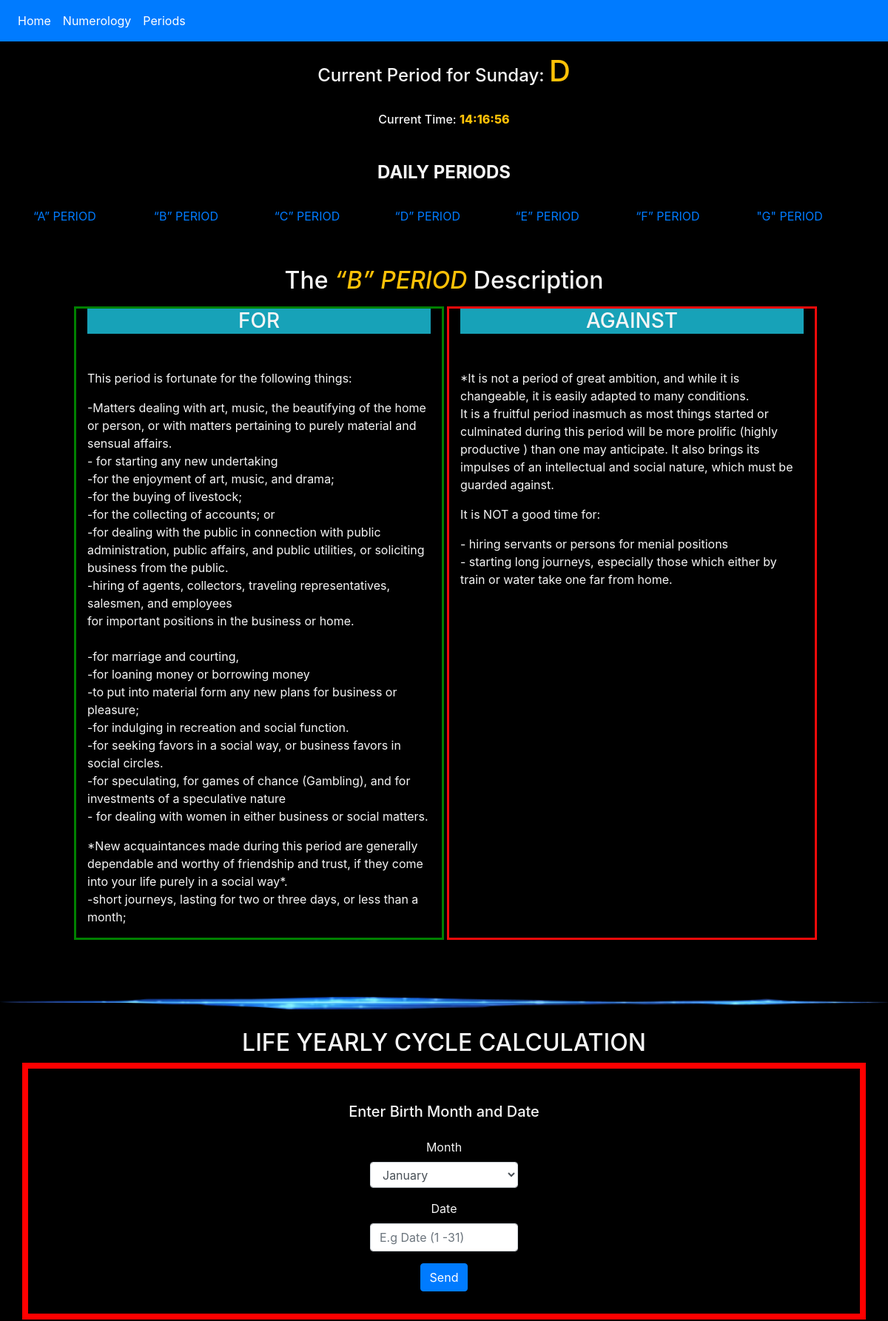
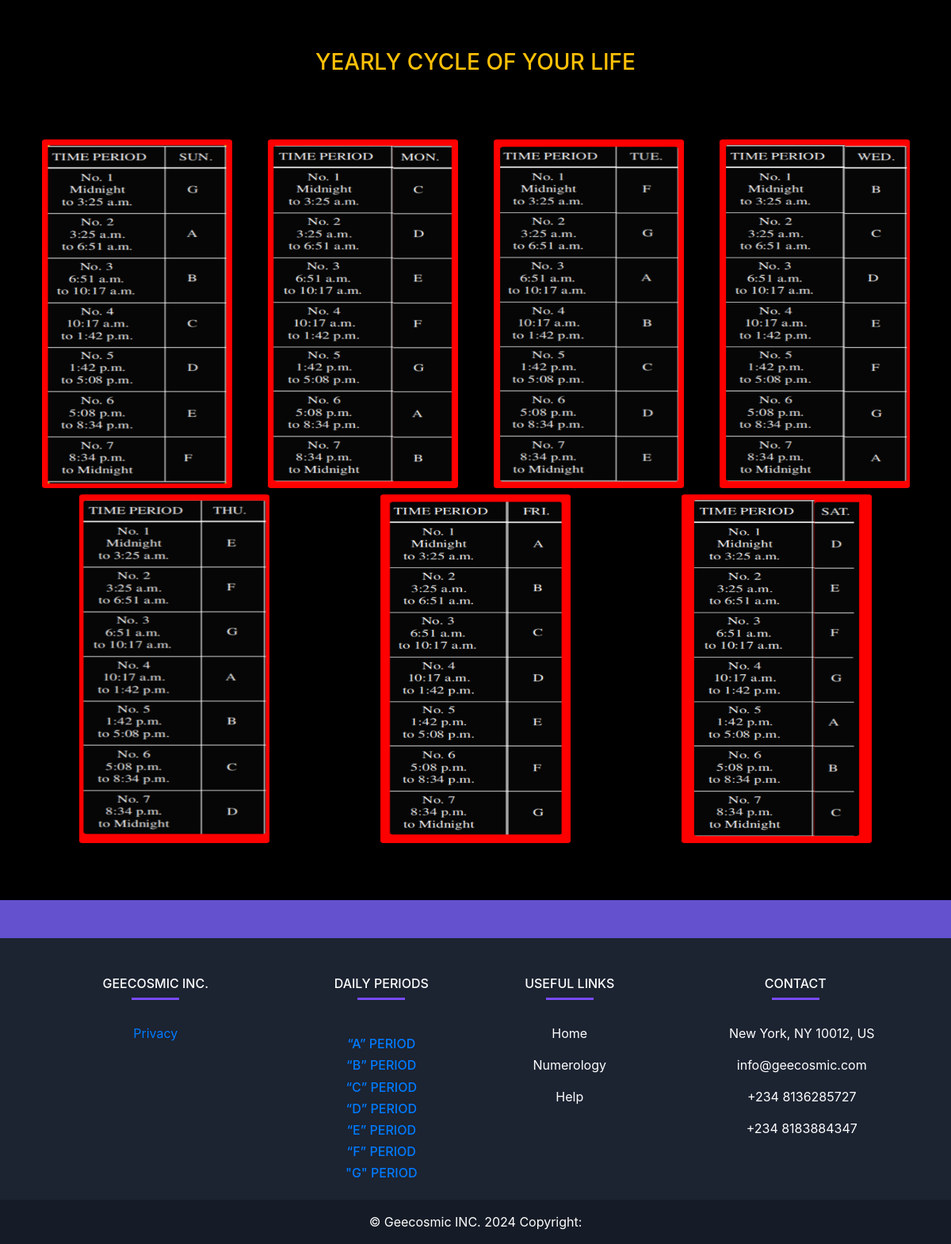
Page /2/ on the committed database (2 pictures, top to bottom).
### life/models.py (models this page shows, shortened)
class Period(models.Model):
  title =  models.CharField(max_length=200, null=True)
  message_for = models.TextField( null=True)
  message_against = models.TextField( null=True)
  class Meta:
    ordering = ['id']

### life/views.py (the view, shortened to what this page needs)
# urls.py: path('<int:id>/', views.main_page, name='main_page_with_detail'),  # View with a selected period
def main_page(request, id=None):
    timezone = request.COOKIES.get('timezone', 'UTC')
    start_date = None
    cycle_periods = []
    today, current_period_letter, period_index = get_period_for_day_and_time(timezone=timezone)
    periods = Period.objects.all()  # Retrieve all periods
    period = None
    if id:
        period = get_object_or_404(Period, id=id)
    context = {
        'periods': periods,
        'selected_period': period,  # Pass the selected period details to the template
        'today': today,
        'current_period_letter':current_period_letter ,
        'period_index': period_index,
        'cycle_periods': cycle_periods,
        'start_date':  start_date,
    }
    return render(request, 'main_page.html', context)

### life/context_processors.py (called while the page is built)
def periods_processor(request):
    periods = Period.objects.all().order_by('-title')
    return {'periods': periods}

### life/templates/main_page.html (shortened to what this page needs)
{% load static %}
<!DOCTYPE html>
<html lang="en">
<head>
    <link rel="stylesheet" href="https://cdn.jsdelivr.net/npm/bootstrap@4.6.2/dist/css/bootstrap.min.css">
</head>
<body>
    {%include "nav.html"%}
<h4 class="text-center pt-3">
  Current Period for {{ today }}: <b class="text-warning h1">{{ current_period_letter }}</b>
</h4>
<br>
<h6 class="text-center">Current Time: <span class="text-warning" id="clock"></span></h6>
<br>
<center class="pt-3">
    <h4><b>DAILY PERIODS</b></h4></center> <br>
<div class="container">
    <div class="row">
        {% for period in periods %}
        <div class="col perd">
            <a href="{% url 'main_page_with_detail' period.id %}#here">{{ period.title }}</a></h4>
        </div>
        {% endfor %}
    </div>
</div>
<br> <br>
<center  id="here" class="p-2"><h2>The <I class="text-warning">{{ selected_period.title }}</I> Description</h2>
</center>
<div class="container-fluid">
    <div class="row">
        <div class="col-md-1">
        </div>
        <div class="col-md-5 bpro mr-1">
            <center class="bg-info"><h3>FOR</h3></center><br>
            <p>{{ selected_period.message_for|linebreaks }}</p>
        </div>
        <div class="col-md-5 bcon">
            <center class="bg-info"><h3>AGAINST</h3></center><br>
            <p>
                {{ selected_period.message_against|linebreaks }}
            </p>
        </div>
    </div>
</div><br> <br> <br>
<img class="imgw" src="{% static 'images2/line2.png' %}" width="100%" alt="Image"> <br> <br>
<h2 class="text-center">LIFE YEARLY CYCLE CALCULATION</h2>
<div class="container con1">
  <center>
    <div class="container">
      <h5 class="p-3">Enter Birth Month and Date</h5>
  <form class="fm" method="POST" action="" id="yearly-cycle-form">
  <div class="form-group">
  <label for="month">Month</label>
  <select style="width:200px; height:35px;" id="month" name="month" class="form-control">
  <option value="January">January</option>
  </select>
  </div>
  <div class="form-group">
  <label for="date">Date</label>
  <input style="width:200px;" type="number" class="form-control" id="date" name="date" placeholder="E.g Date (1 -31)">
  </div>
  <button  onclick="window.location.hash='yearcycle';" type="submit" class="btn btn-primary">Send</button>
  </form>
  </center>
 </div><br>
  <br>
  <div id="yearcycle" class="container mt-3">
    <h3 class="pb-3 text-warning text-center">YEARLY CYCLE OF YOUR LIFE</h3>
</div> <br> <br>
<div class="container text-center">
    <div class="row">
      <div class="col py-2"><img src="{% static 'images/days/sun' %}.png" width="240px" height="440px" alt="Image">
      </div>
      <div class="col py-2"><img src="{% static 'images/days/mon' %}.png" width="240px" height="440px" alt="Image">
      </div>
      <div class="col py-2"><img src="{% static 'images/days/tue' %}.png" width="240px" height="440px" alt="Image">
      </div>
      <div class="col py-2"><img src="{% static 'images/days/wed' %}.png" width="240px" height="440px" alt="Image">
      </div>
    </div>
  </div>
  <div class="container text-center">
    <div class="row">
      <div class="col"><img src="{% static 'images/days/thur' %}.png" width="240px" height="440px" alt="Image"><br><br>
      </div>
      <div class="col"><img src="{% static 'images/days/fri' %}.png" width="240px" height="440px" alt="Image"><br><br>
      </div>
      <div class="col"><img src="{% static 'images/days/sat' %}.png" width="240px" height="440px" alt="Image"><br><br>
      </div>
    </div>
  </div> <br><br>
{% include "footer.html"%}
</body>
</html>

### life/templates/footer.html (shortened to what this page needs)
  <footer
          class="text-center text-lg-start text-white"
          style="background-color: #1c2331"
          >
    <section
             class="d-flex justify-content-between p-4"
             style="background-color: #6351ce"
             >
    </section>
    <section class="">
      <div class="container text-center text-md-start mt-5">
        <div class="row mt-3">
          <div class="col-md-3 col-lg-4 col-xl-3 mx-auto mb-4">
            <h6 class="text-uppercase fw-bold">Geecosmic Inc.</h6>
            <hr
                class="mb-4 mt-0 d-inline-block mx-auto"
                style="width: 60px; background-color: #7c4dff; height: 2px"
                />
            <p>
              <a href="{% url 'privacy-page' %}">Privacy</a></h4>
            </p>
          </div>
          <div class="col-md-2 col-lg-2 col-xl-2 mx-auto mb-2">
            <h6 class="text-uppercase fw-bold">Daily Periods</h6>
            <hr
                class="mb-4 mt-0 d-inline-block mx-auto"
                style="width: 60px; background-color: #7c4dff; height: 2px"
                />
            <p>
                {% for period in periods %}
                    <h6>
                        <a href="{% url 'main_page_with_detail' period.id %}#here">{{ period.title }}</a></h4>
                    </h6>
                {% endfor %}
            </p>
          </div>
          <div class="col-md-3 col-lg-2 col-xl-2 mx-auto mb-4">
            <h6 class="text-uppercase fw-bold">Useful links</h6>
            <hr
                class="mb-4 mt-0 d-inline-block mx-auto"
                style="width: 60px; background-color: #7c4dff; height: 2px"
                />
            <p>
              <a href="{% url 'tikkun'%}" class="text-white">Home</a>
            </p>
            <p>
              <a href="{% url 'index2'%}" class="text-white">Numerology</a>
            </p>
            <p>
              <a href="#!" class="text-white">Help</a>
            </p>
          </div>
          <div class="col-md-4 col-lg-3 col-xl-3 mx-auto mb-md-0 mb-4">
            <h6 class="text-uppercase fw-bold">Contact</h6>
            <hr
                class="mb-4 mt-0 d-inline-block mx-auto"
                style="width: 60px; background-color: #7c4dff; height: 2px"
                />
            <p> New York, NY 10012, US</p>
            <p> info@geecosmic.com</p>
            <p> +234 8136285727</p>
            <p> +234 8183884347</p>
          </div>
        </div>
      </div>
    </section>
    <div
         class="text-center p-3"
         style="background-color: rgba(0, 0, 0, 0.2)"
         >
      © Geecosmic INC. 2024 Copyright:
    </div>
  </footer>

### life/templates/main_page.html (style rules this page uses)
body { overflow-x: hidden; background-color: black; color: whitesmoke; }
html { scroll-behavior: smooth; }
.bpro { border: 3px solid green; }
.bcon { border: 3px solid rgb(243, 10, 10); }
.con1 { padding-top: 30px; padding-bottom: 30px; border: 8px solid red; }
#yearcycle { display: block; visibility: visible; opacity: 1; }
span { font-weight: 800; }

### rows in the picture
Period: title "“A” PERIOD"
Period: title "“B” PERIOD", message_for "This period is fortunate for the following things: -Matters dealing with art, music, the beautifying of the home or person, or with matters pertaining to purely material and sensual affairs. - for starting any new undertaking -for the enjoyment of art, music, and drama; -for the buying of livestock; -for the collecting of accounts; or -for dealing with the public in connection with public administration, public affairs, and public utilities, or soliciting business from the public. -hiring of agents, collectors, traveling representatives, salesmen, and employees for important positions in the business or home. -for marriage and courting, -for loaning money or borrowing money -to put into…", message_against "*It is not a period of great ambition, and while it is changeable, it is easily adapted to many conditions. It is a fruitful period inasmuch as most things started or culminated during this period will be more prolific (highly productive ) than one may anticipate. It also brings its impulses of an intellectual and social nature, which must be guarded against. It is NOT a good time for: - hiring servants or persons for menial positions - starting long journeys, especially those which either by train or water take one far from home."
Period: title "“C” PERIOD"
Period: title "“D” PERIOD"
Period: title "“E” PERIOD"
Period: title "“F” PERIOD"
Period: title "\"G\" PERIOD"

### other values in the picture
{{ today }} "Sunday"
{{ current_period_letter }} "D"
